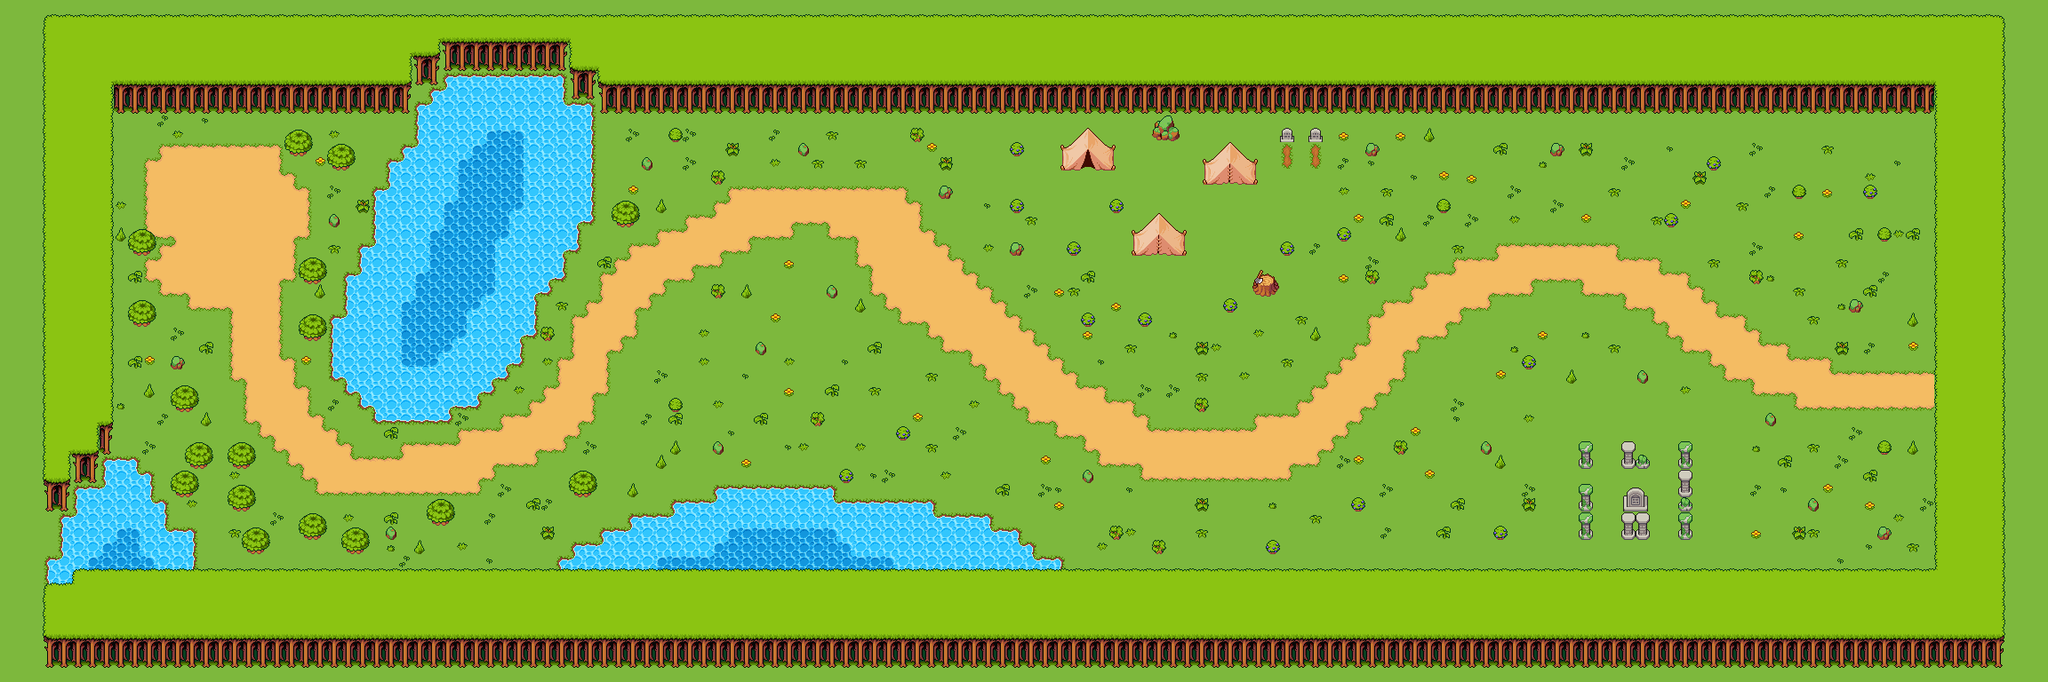

Below is a game level as drawn by its tile map, then a one-line description and the .tmx that defines it (tile-layer data replaced by summaries):
An orthogonal 144x48 tile map with 16x16 px tiles, 3 tile layers (Ground, Border, Brush), 5 tilesets.

<map version="1.5" tiledversion="1.7.2" orientation="orthogonal" renderorder="right-down" width="144" height="48" tilewidth="16" tileheight="16" infinite="0" nextlayerid="5" nextobjectid="1">
 <tileset firstgid="1" source="FieldTilesets.tsx" />
 <tileset firstgid="1951" source="WaterTilesets.tsx" />
 <tileset firstgid="2851" source="FieldExtrasTilesets.tsx" />
 <tileset firstgid="3107" source="FieldExtras2Tilesets.tsx" />
 <tileset firstgid="3363" source="FieldExtras3Tilesets.tsx" />
 <layer id="1" name="Ground" width="144" height="48">
  <data>[6912 cells, 6912 non-empty, 42 distinct tile ids]</data>
 </layer>
 <layer id="4" name="Border" width="144" height="48">
  <data>[6912 cells, 2211 non-empty, 31 distinct tile ids]</data>
 </layer>
 <layer id="2" name="Brush" width="144" height="48">
  <data>[6912 cells, 401 non-empty, 44 distinct tile ids]</data>
 </layer>
</map>
